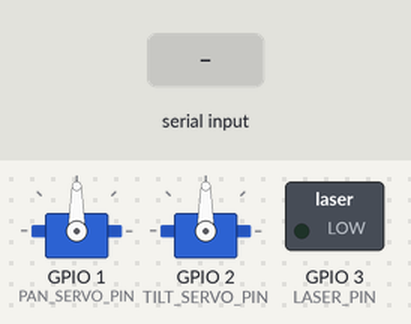
Bench run of a program on a simulated Seeed XIAO ESP32-S3. Shown: 2 × servo, switched loads named in the program (green lamp = pin HIGH). The inputs (shaded band) are chosen by the test bench. The camera gives no picture.

Above: at 4.1 s.
4.2 s: "<P:>" received over Serial
At 5.4 s:
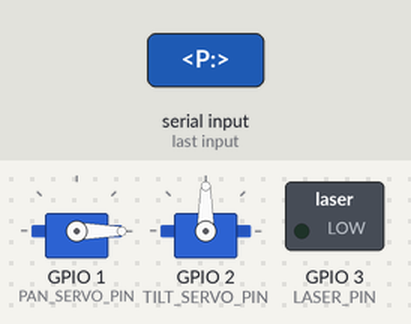
5.7 s: "<T:>" received over Serial
At 6.6 s:
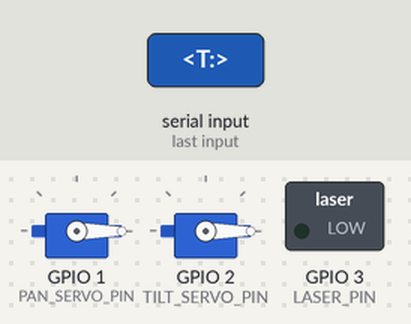
Timing chart, 0 to 8.7 s (numbered marks = the images above; inputs shaded):
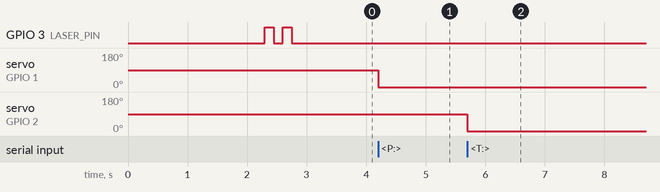

Measured:
- after the input at 4.2 s, servo on GPIO 1 (PAN_SERVO_PIN): 90° → 0° at once
- after the input at 5.7 s, servo on GPIO 2 (TILT_SERVO_PIN): 90° → 0° at once

The program:

main.cpp
```cpp
/**
 * Laser Turret Controller - XIAO ESP32S3 Sense
 *
 * Streams camera frames over serial and receives servo/laser commands.
 *
 * Pin Configuration:
 * - D0 (GPIO1): Pan servo (increase angle = move RIGHT)
 * - D1 (GPIO2): Tilt servo (increase angle = move DOWN)
 * - D2 (GPIO3): Laser control (HIGH = on)
 *
 * Serial Protocol:
 * - Outgoing: Raw JPEG frames (start: 0xFFD8, end: 0xFFD9)
 * - Incoming: <P:angle,T:angle,L:0/1> (e.g., <P:90,T:45,L:1>)
 */

#include <Arduino.h>
#include <ESP32Servo.h>
#include "esp_camera.h"

// =============================================================================
// Pin Definitions - XIAO ESP32S3 Sense
// =============================================================================

// Servo and laser pins
#define PAN_SERVO_PIN   D0  // GPIO1
#define TILT_SERVO_PIN  D1  // GPIO2
#define LASER_PIN       D2  // GPIO3

// Camera pins for XIAO ESP32S3 Sense (OV2640)
// Reference: https://wiki.seeedstudio.com/xiao_esp32s3_camera_usage/
#define PWDN_GPIO_NUM   -1
#define RESET_GPIO_NUM  -1
#define XCLK_GPIO_NUM   10
#define SIOD_GPIO_NUM   40
#define SIOC_GPIO_NUM   39
#define Y9_GPIO_NUM     48
#define Y8_GPIO_NUM     11
#define Y7_GPIO_NUM     12
#define Y6_GPIO_NUM     14
#define Y5_GPIO_NUM     16
#define Y4_GPIO_NUM     18
#define Y3_GPIO_NUM     17
#define Y2_GPIO_NUM     15
#define VSYNC_GPIO_NUM  38
#define HREF_GPIO_NUM   47
#define PCLK_GPIO_NUM   13

// =============================================================================
// Configuration
// =============================================================================

#define SERIAL_BAUD_RATE  921600

// Servo limits (degrees)
#define PAN_MIN   0
#define PAN_MAX   180
#define TILT_MIN  0
#define TILT_MAX  180

// Default positions (center)
#define PAN_CENTER  90
#define TILT_CENTER 90

// Command buffer
#define CMD_BUFFER_SIZE 64

// =============================================================================
// Global Variables
// =============================================================================

Servo panServo;
Servo tiltServo;

int currentPan = PAN_CENTER;
int currentTilt = TILT_CENTER;
bool laserOn = false;

char cmdBuffer[CMD_BUFFER_SIZE];
int cmdIndex = 0;
bool cmdStarted = false;

// =============================================================================
// Camera Initialization
// =============================================================================

bool initCamera() {
    camera_config_t config;
    config.ledc_channel = LEDC_CHANNEL_0;
    config.ledc_timer = LEDC_TIMER_0;
    config.pin_d0 = Y2_GPIO_NUM;
    config.pin_d1 = Y3_GPIO_NUM;
    config.pin_d2 = Y4_GPIO_NUM;
    config.pin_d3 = Y5_GPIO_NUM;
    config.pin_d4 = Y6_GPIO_NUM;
    config.pin_d5 = Y7_GPIO_NUM;
    config.pin_d6 = Y8_GPIO_NUM;
    config.pin_d7 = Y9_GPIO_NUM;
    config.pin_xclk = XCLK_GPIO_NUM;
    config.pin_pclk = PCLK_GPIO_NUM;
    config.pin_vsync = VSYNC_GPIO_NUM;
    config.pin_href = HREF_GPIO_NUM;
    config.pin_sccb_sda = SIOD_GPIO_NUM;
    config.pin_sccb_scl = SIOC_GPIO_NUM;
    config.pin_pwdn = PWDN_GPIO_NUM;
    config.pin_reset = RESET_GPIO_NUM;
    config.xclk_freq_hz = 20000000;
    config.frame_size = FRAMESIZE_QVGA;  // 320x240
    config.pixel_format = PIXFORMAT_JPEG;
    config.grab_mode = CAMERA_GRAB_LATEST;  // Always get latest frame
    config.fb_location = CAMERA_FB_IN_PSRAM;
    config.jpeg_quality = 15;  // Good balance of quality and size
    config.fb_count = 1;  // Single buffer to reduce latency

    // Initialize camera
    esp_err_t err = esp_camera_init(&config);
    if (err != ESP_OK) {
        return false;
    }

    // Adjust camera settings for better image
    sensor_t *s = esp_camera_sensor_get();
    if (s != NULL) {
        s->set_brightness(s, 0);
        s->set_contrast(s, 0);
        s->set_saturation(s, 0);
        s->set_whitebal(s, 1);
        s->set_awb_gain(s, 1);
        s->set_wb_mode(s, 0);
        s->set_exposure_ctrl(s, 1);
        s->set_aec2(s, 0);
        s->set_gain_ctrl(s, 1);
        s->set_agc_gain(s, 0);
        s->set_gainceiling(s, (gainceiling_t)0);
        s->set_bpc(s, 0);
        s->set_wpc(s, 1);
        s->set_raw_gma(s, 1);
        s->set_lenc(s, 1);
        s->set_hmirror(s, 0);
        s->set_vflip(s, 0);
        s->set_dcw(s, 1);
    }

    return true;
}

// =============================================================================
// Servo Control
// =============================================================================

void initServos() {
    // Allow allocation of all timers for servos
    ESP32PWM::allocateTimer(0);
    ESP32PWM::allocateTimer(1);
    ESP32PWM::allocateTimer(2);
    ESP32PWM::allocateTimer(3);

    panServo.setPeriodHertz(50);
    tiltServo.setPeriodHertz(50);

    panServo.attach(PAN_SERVO_PIN, 500, 2500);
    tiltServo.attach(TILT_SERVO_PIN, 500, 2500);

    // Move to center position
    panServo.write(currentPan);
    tiltServo.write(currentTilt);
}

void setPan(int angle) {
    currentPan = constrain(angle, PAN_MIN, PAN_MAX);
    panServo.write(currentPan);
}

void setTilt(int angle) {
    currentTilt = constrain(angle, TILT_MIN, TILT_MAX);
    tiltServo.write(currentTilt);
}

// =============================================================================
// Laser Control
// =============================================================================

void initLaser() {
    pinMode(LASER_PIN, OUTPUT);
    digitalWrite(LASER_PIN, LOW);
    laserOn = false;
}

void setLaser(bool on) {
    laserOn = on;
    digitalWrite(LASER_PIN, on ? HIGH : LOW);
}

// =============================================================================
// Command Parsing
// =============================================================================

bool frameRequested = false;

void parseCommand(const char* cmd) {
    // Expected format: P:angle,T:angle,L:0/1,F:1
    // Example: P:90,T:45,L:1,F:1
    // F:1 requests a new frame

    int pan = currentPan;
    int tilt = currentTilt;
    int laser = laserOn ? 1 : 0;

    // Parse pan
    const char* pPtr = strstr(cmd, "P:");
    if (pPtr != NULL) {
        pan = atoi(pPtr + 2);
    }

    // Parse tilt
    const char* tPtr = strstr(cmd, "T:");
    if (tPtr != NULL) {
        tilt = atoi(tPtr + 2);
    }

    // Parse laser
    const char* lPtr = strstr(cmd, "L:");
    if (lPtr != NULL) {
        laser = atoi(lPtr + 2);
    }

    // Parse frame request
    const char* fPtr = strstr(cmd, "F:");
    if (fPtr != NULL && atoi(fPtr + 2) == 1) {
        frameRequested = true;
    }

    // Apply commands
    setPan(pan);
    setTilt(tilt);
    setLaser(laser != 0);
}

// processSerialInput is now inlined in loop() for better responsiveness

// =============================================================================
// Frame Capture and Send
// =============================================================================

// Frame start marker (unlikely to appear in JPEG data)
const uint8_t FRAME_START[4] = {0xAA, 0x55, 0xAA, 0x55};

void captureAndSendFrame() {
    camera_fb_t* fb = esp_camera_fb_get();
    if (fb == NULL) {
        return;
    }

    // Send frame with length-prefix protocol:
    // [4 bytes: start marker][4 bytes: length (little endian)][JPEG data]

    // Send start marker
    Serial.write(FRAME_START, 4);

    // Send frame length as 4 bytes (little endian)
    uint32_t len = fb->len;
    Serial.write((uint8_t)(len & 0xFF));
    Serial.write((uint8_t)((len >> 8) & 0xFF));
    Serial.write((uint8_t)((len >> 16) & 0xFF));
    Serial.write((uint8_t)((len >> 24) & 0xFF));

    // Send the JPEG data
    Serial.write(fb->buf, fb->len);

    esp_camera_fb_return(fb);
}

// =============================================================================
// Main Setup and Loop
// =============================================================================

void setup() {
    // Initialize serial at high baud rate
    Serial.begin(SERIAL_BAUD_RATE);

    // Wait for serial/USB connection to stabilize
    delay(2000);

    // Initialize components
    initLaser();
    initServos();

    // Initialize camera
    if (!initCamera()) {
        // Blink laser rapidly to indicate camera error (10 fast blinks)
        for (int i = 0; i < 10; i++) {
            setLaser(true);
            delay(100);
            setLaser(false);
            delay(100);
        }
        // Keep blinking slowly to indicate persistent error
        while (true) {
            setLaser(true);
            delay(500);
            setLaser(false);
            delay(500);
        }
    }

    // Two brief laser flashes to indicate ready
    for (int i = 0; i < 2; i++) {
        setLaser(true);
        delay(150);
        setLaser(false);
        delay(150);
    }
}

void loop() {
    // Process incoming serial data (may contain multiple characters)
    // Read all available data before checking frameRequested
    while (Serial.available() > 0) {
        char c = Serial.read();

        if (c == '<') {
            cmdStarted = true;
            cmdIndex = 0;
        } else if (c == '>' && cmdStarted) {
            cmdBuffer[cmdIndex] = '\0';
            parseCommand(cmdBuffer);
            cmdStarted = false;
            cmdIndex = 0;
        } else if (cmdStarted && cmdIndex < CMD_BUFFER_SIZE - 1) {
            cmdBuffer[cmdIndex++] = c;
        }
    }

    // Send frame when Python requests one (reduces latency)
    if (frameRequested) {
        captureAndSendFrame();
        frameRequested = false;
    }
}
```
